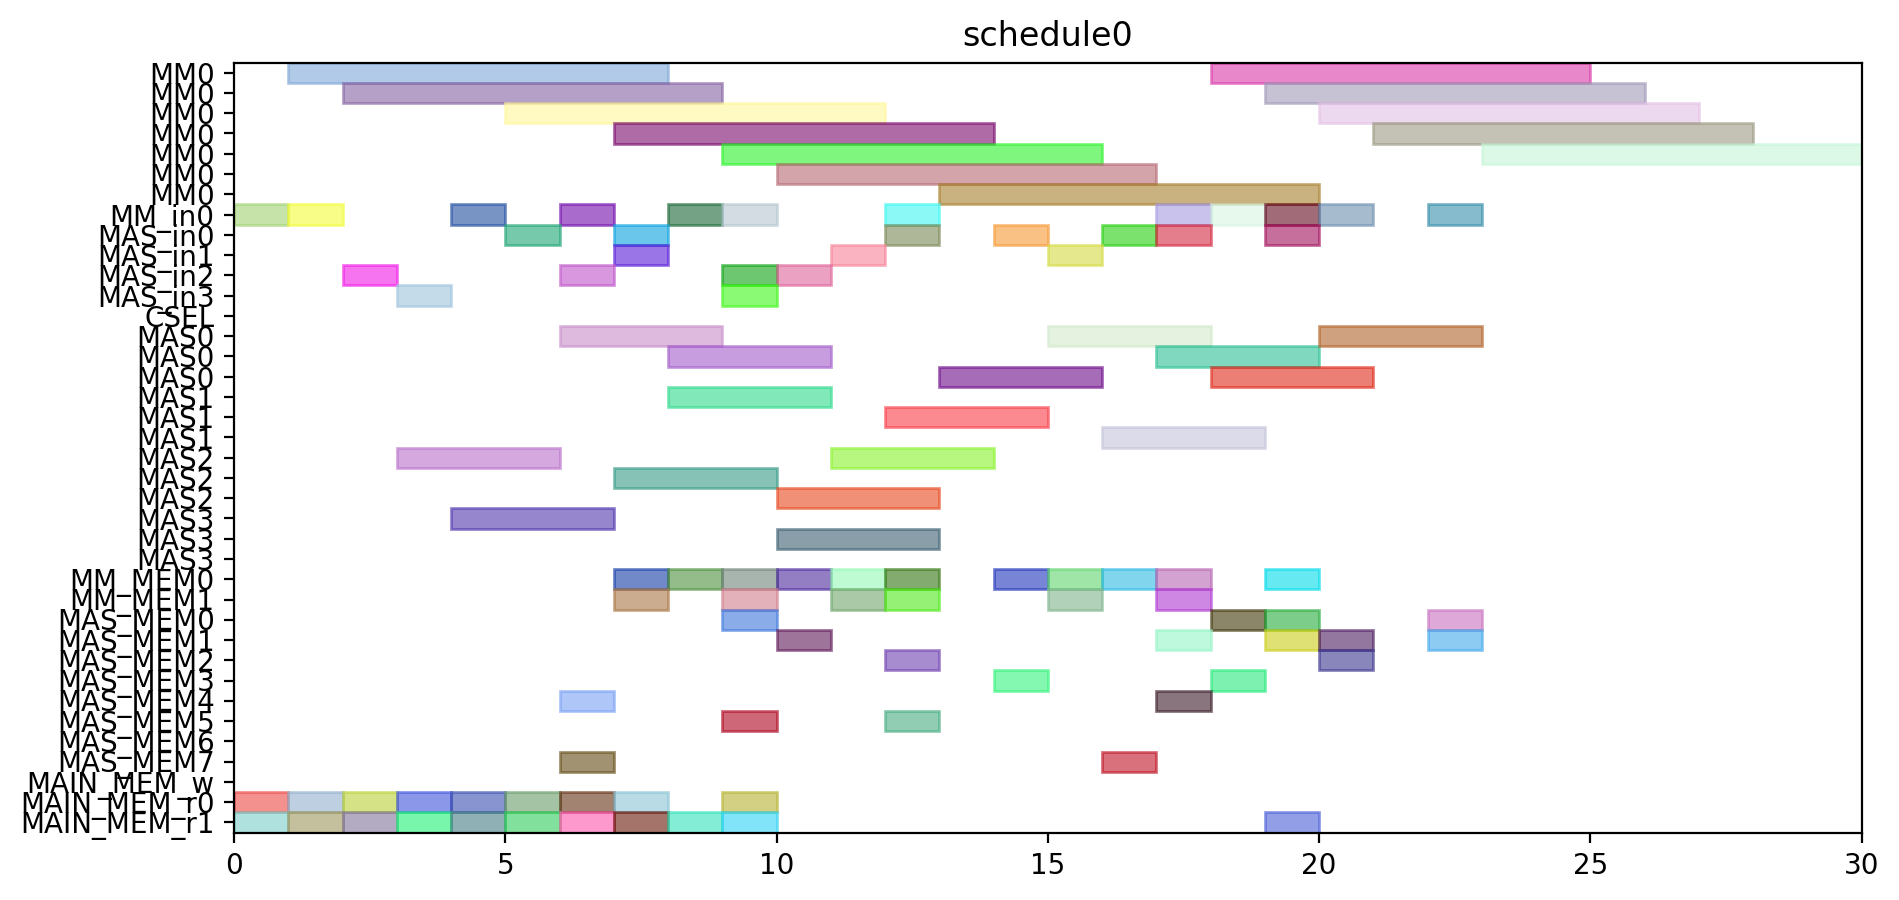

Python code for this plot:
from pyschedule import Scenario, solvers, plotters, alt


def solve():
	horizon = 120
	S = Scenario("schedule0", horizon=horizon)

	# resource
	MM = S.Resources('MM', num=1, size=7)
	MM_in = S.Resources('MM_in', num=1)
	MAS_in = S.Resources('MAS_in', num=4)
	CSEL = S.Resource('CSEL')
	MAS = S.Resources('MAS', num=4, size=3, periods=range(1, horizon))
	MM_MEM = S.Resources('MM_MEM', num=2)
	MAS_MEM = S.Resources('MAS_MEM', num=8)
	MAIN_MEM_w = S.Resource('MAIN_MEM_w', size=1)
	MAIN_MEM_r = S.Resources('MAIN_MEM_r', num=2)

	# result of previous scheduling

	# new tasks
	t0 = S.Task('t0', length=7, delay_cost=1)
	t0 += alt(MM)
	t0_in = S.Task('t0_in', length=1, delay_cost=1)
	t0_in += alt(MM_in)
	S += t0_in*MM_in[0]<=t0*MM[0]
	t0_mem0 = S.Task('t0_mem0', length=1, delay_cost=1)
	t0_mem0 += MAIN_MEM_r[0]
	S += t0_mem0 <= t0

	t0_mem1 = S.Task('t0_mem1', length=1, delay_cost=1)
	t0_mem1 += MAIN_MEM_r[1]
	S += t0_mem1 <= t0

	t1 = S.Task('t1', length=7, delay_cost=1)
	t1 += alt(MM)
	t1_in = S.Task('t1_in', length=1, delay_cost=1)
	t1_in += alt(MM_in)
	S += t1_in*MM_in[0]<=t1*MM[0]
	t1_mem0 = S.Task('t1_mem0', length=1, delay_cost=1)
	t1_mem0 += MAIN_MEM_r[0]
	S += t1_mem0 <= t1

	t1_mem1 = S.Task('t1_mem1', length=1, delay_cost=1)
	t1_mem1 += MAIN_MEM_r[1]
	S += t1_mem1 <= t1

	t2 = S.Task('t2', length=7, delay_cost=1)
	t2 += alt(MM)
	t2_in = S.Task('t2_in', length=1, delay_cost=1)
	t2_in += alt(MM_in)
	S += t2_in*MM_in[0]<=t2*MM[0]
	t2_mem0 = S.Task('t2_mem0', length=1, delay_cost=1)
	t2_mem0 += MAIN_MEM_r[0]
	S += t2_mem0 <= t2

	t2_mem1 = S.Task('t2_mem1', length=1, delay_cost=1)
	t2_mem1 += MAIN_MEM_r[1]
	S += t2_mem1 <= t2

	t3 = S.Task('t3', length=3, delay_cost=1)
	t3 += alt(MAS)
	t3_in = S.Task('t3_in', length=1, delay_cost=1)
	t3_in += alt(MAS_in)
	S += t3_in*MAS_in[0]<=t3*MAS[0]

	S += t3_in*MAS_in[1]<=t3*MAS[1]

	S += t3_in*MAS_in[2]<=t3*MAS[2]

	S += t3_in*MAS_in[3]<=t3*MAS[3]

	t3_mem0 = S.Task('t3_mem0', length=1, delay_cost=1)
	t3_mem0 += MAIN_MEM_r[0]
	S += t3_mem0 <= t3

	t3_mem1 = S.Task('t3_mem1', length=1, delay_cost=1)
	t3_mem1 += MAIN_MEM_r[1]
	S += t3_mem1 <= t3

	t4 = S.Task('t4', length=3, delay_cost=1)
	t4 += alt(MAS)
	t4_in = S.Task('t4_in', length=1, delay_cost=1)
	t4_in += alt(MAS_in)
	S += t4_in*MAS_in[0]<=t4*MAS[0]

	S += t4_in*MAS_in[1]<=t4*MAS[1]

	S += t4_in*MAS_in[2]<=t4*MAS[2]

	S += t4_in*MAS_in[3]<=t4*MAS[3]

	t4_mem0 = S.Task('t4_mem0', length=1, delay_cost=1)
	t4_mem0 += MAIN_MEM_r[0]
	S += t4_mem0 <= t4

	t4_mem1 = S.Task('t4_mem1', length=1, delay_cost=1)
	t4_mem1 += MAIN_MEM_r[1]
	S += t4_mem1 <= t4

	t8 = S.Task('t8', length=3, delay_cost=1)
	t8 += alt(MAS)
	t8_in = S.Task('t8_in', length=1, delay_cost=1)
	t8_in += alt(MAS_in)
	S += t8_in*MAS_in[0]<=t8*MAS[0]

	S += t8_in*MAS_in[1]<=t8*MAS[1]

	S += t8_in*MAS_in[2]<=t8*MAS[2]

	S += t8_in*MAS_in[3]<=t8*MAS[3]

	t8_mem0 = S.Task('t8_mem0', length=1, delay_cost=1)
	t8_mem0 += MAIN_MEM_r[0]
	S += t8_mem0 <= t8

	t8_mem1 = S.Task('t8_mem1', length=1, delay_cost=1)
	t8_mem1 += MAIN_MEM_r[1]
	S += t8_mem1 <= t8

	t9 = S.Task('t9', length=3, delay_cost=1)
	t9 += alt(MAS)
	t9_in = S.Task('t9_in', length=1, delay_cost=1)
	t9_in += alt(MAS_in)
	S += t9_in*MAS_in[0]<=t9*MAS[0]

	S += t9_in*MAS_in[1]<=t9*MAS[1]

	S += t9_in*MAS_in[2]<=t9*MAS[2]

	S += t9_in*MAS_in[3]<=t9*MAS[3]

	t9_mem0 = S.Task('t9_mem0', length=1, delay_cost=1)
	t9_mem0 += MAIN_MEM_r[0]
	S += t9_mem0 <= t9

	t9_mem1 = S.Task('t9_mem1', length=1, delay_cost=1)
	t9_mem1 += MAIN_MEM_r[1]
	S += t9_mem1 <= t9

	t13 = S.Task('t13', length=3, delay_cost=1)
	t13 += alt(MAS)
	t13_in = S.Task('t13_in', length=1, delay_cost=1)
	t13_in += alt(MAS_in)
	S += t13_in*MAS_in[0]<=t13*MAS[0]

	S += t13_in*MAS_in[1]<=t13*MAS[1]

	S += t13_in*MAS_in[2]<=t13*MAS[2]

	S += t13_in*MAS_in[3]<=t13*MAS[3]

	t13_mem0 = S.Task('t13_mem0', length=1, delay_cost=1)
	t13_mem0 += MAIN_MEM_r[0]
	S += t13_mem0 <= t13

	t13_mem1 = S.Task('t13_mem1', length=1, delay_cost=1)
	t13_mem1 += MAIN_MEM_r[1]
	S += t13_mem1 <= t13

	t14 = S.Task('t14', length=3, delay_cost=1)
	t14 += alt(MAS)
	t14_in = S.Task('t14_in', length=1, delay_cost=1)
	t14_in += alt(MAS_in)
	S += t14_in*MAS_in[0]<=t14*MAS[0]

	S += t14_in*MAS_in[1]<=t14*MAS[1]

	S += t14_in*MAS_in[2]<=t14*MAS[2]

	S += t14_in*MAS_in[3]<=t14*MAS[3]

	t14_mem0 = S.Task('t14_mem0', length=1, delay_cost=1)
	t14_mem0 += MAIN_MEM_r[0]
	S += t14_mem0 <= t14

	t14_mem1 = S.Task('t14_mem1', length=1, delay_cost=1)
	t14_mem1 += MAIN_MEM_r[1]
	S += t14_mem1 <= t14

	t5 = S.Task('t5', length=7, delay_cost=1)
	t5 += alt(MM)
	t5_in = S.Task('t5_in', length=1, delay_cost=1)
	t5_in += alt(MM_in)
	S += t5_in*MM_in[0]<=t5*MM[0]
	t5_mem0 = S.Task('t5_mem0', length=1, delay_cost=1)
	t5_mem0 += alt(MAS_MEM)
	S += (t3*MAS[0])-1 < t5_mem0*MAS_MEM[0]
	S += (t3*MAS[1])-1 < t5_mem0*MAS_MEM[2]
	S += (t3*MAS[2])-1 < t5_mem0*MAS_MEM[4]
	S += (t3*MAS[3])-1 < t5_mem0*MAS_MEM[6]
	S += t5_mem0 <= t5

	t5_mem1 = S.Task('t5_mem1', length=1, delay_cost=1)
	t5_mem1 += alt(MAS_MEM)
	S += (t4*MAS[0])-1 < t5_mem1*MAS_MEM[1]
	S += (t4*MAS[1])-1 < t5_mem1*MAS_MEM[3]
	S += (t4*MAS[2])-1 < t5_mem1*MAS_MEM[5]
	S += (t4*MAS[3])-1 < t5_mem1*MAS_MEM[7]
	S += t5_mem1 <= t5

	t6 = S.Task('t6', length=3, delay_cost=1)
	t6 += alt(MAS)
	t6_in = S.Task('t6_in', length=1, delay_cost=1)
	t6_in += alt(MAS_in)
	S += t6_in*MAS_in[0]<=t6*MAS[0]

	S += t6_in*MAS_in[1]<=t6*MAS[1]

	S += t6_in*MAS_in[2]<=t6*MAS[2]

	S += t6_in*MAS_in[3]<=t6*MAS[3]

	t6_mem0 = S.Task('t6_mem0', length=1, delay_cost=1)
	t6_mem0 += alt(MM_MEM)
	S += (t0*MM[0])-1 < t6_mem0*MM_MEM[0]
	S += t6_mem0 <= t6

	t6_mem1 = S.Task('t6_mem1', length=1, delay_cost=1)
	t6_mem1 += alt(MM_MEM)
	S += (t1*MM[0])-1 < t6_mem1*MM_MEM[1]
	S += t6_mem1 <= t6

	t10 = S.Task('t10', length=7, delay_cost=1)
	t10 += alt(MM)
	t10_in = S.Task('t10_in', length=1, delay_cost=1)
	t10_in += alt(MM_in)
	S += t10_in*MM_in[0]<=t10*MM[0]
	t10_mem0 = S.Task('t10_mem0', length=1, delay_cost=1)
	t10_mem0 += alt(MAS_MEM)
	S += (t8*MAS[0])-1 < t10_mem0*MAS_MEM[0]
	S += (t8*MAS[1])-1 < t10_mem0*MAS_MEM[2]
	S += (t8*MAS[2])-1 < t10_mem0*MAS_MEM[4]
	S += (t8*MAS[3])-1 < t10_mem0*MAS_MEM[6]
	S += t10_mem0 <= t10

	t10_mem1 = S.Task('t10_mem1', length=1, delay_cost=1)
	t10_mem1 += alt(MAS_MEM)
	S += (t9*MAS[0])-1 < t10_mem1*MAS_MEM[1]
	S += (t9*MAS[1])-1 < t10_mem1*MAS_MEM[3]
	S += (t9*MAS[2])-1 < t10_mem1*MAS_MEM[5]
	S += (t9*MAS[3])-1 < t10_mem1*MAS_MEM[7]
	S += t10_mem1 <= t10

	t11 = S.Task('t11', length=3, delay_cost=1)
	t11 += alt(MAS)
	t11_in = S.Task('t11_in', length=1, delay_cost=1)
	t11_in += alt(MAS_in)
	S += t11_in*MAS_in[0]<=t11*MAS[0]

	S += t11_in*MAS_in[1]<=t11*MAS[1]

	S += t11_in*MAS_in[2]<=t11*MAS[2]

	S += t11_in*MAS_in[3]<=t11*MAS[3]

	t11_mem0 = S.Task('t11_mem0', length=1, delay_cost=1)
	t11_mem0 += alt(MM_MEM)
	S += (t1*MM[0])-1 < t11_mem0*MM_MEM[0]
	S += t11_mem0 <= t11

	t11_mem1 = S.Task('t11_mem1', length=1, delay_cost=1)
	t11_mem1 += alt(MM_MEM)
	S += (t2*MM[0])-1 < t11_mem1*MM_MEM[1]
	S += t11_mem1 <= t11

	t15 = S.Task('t15', length=7, delay_cost=1)
	t15 += alt(MM)
	t15_in = S.Task('t15_in', length=1, delay_cost=1)
	t15_in += alt(MM_in)
	S += t15_in*MM_in[0]<=t15*MM[0]
	t15_mem0 = S.Task('t15_mem0', length=1, delay_cost=1)
	t15_mem0 += alt(MAS_MEM)
	S += (t13*MAS[0])-1 < t15_mem0*MAS_MEM[0]
	S += (t13*MAS[1])-1 < t15_mem0*MAS_MEM[2]
	S += (t13*MAS[2])-1 < t15_mem0*MAS_MEM[4]
	S += (t13*MAS[3])-1 < t15_mem0*MAS_MEM[6]
	S += t15_mem0 <= t15

	t15_mem1 = S.Task('t15_mem1', length=1, delay_cost=1)
	t15_mem1 += alt(MAS_MEM)
	S += (t14*MAS[0])-1 < t15_mem1*MAS_MEM[1]
	S += (t14*MAS[1])-1 < t15_mem1*MAS_MEM[3]
	S += (t14*MAS[2])-1 < t15_mem1*MAS_MEM[5]
	S += (t14*MAS[3])-1 < t15_mem1*MAS_MEM[7]
	S += t15_mem1 <= t15

	t16 = S.Task('t16', length=3, delay_cost=1)
	t16 += alt(MAS)
	t16_in = S.Task('t16_in', length=1, delay_cost=1)
	t16_in += alt(MAS_in)
	S += t16_in*MAS_in[0]<=t16*MAS[0]

	S += t16_in*MAS_in[1]<=t16*MAS[1]

	S += t16_in*MAS_in[2]<=t16*MAS[2]

	S += t16_in*MAS_in[3]<=t16*MAS[3]

	t16_mem0 = S.Task('t16_mem0', length=1, delay_cost=1)
	t16_mem0 += alt(MM_MEM)
	S += (t0*MM[0])-1 < t16_mem0*MM_MEM[0]
	S += t16_mem0 <= t16

	t16_mem1 = S.Task('t16_mem1', length=1, delay_cost=1)
	t16_mem1 += alt(MM_MEM)
	S += (t2*MM[0])-1 < t16_mem1*MM_MEM[1]
	S += t16_mem1 <= t16

	t18 = S.Task('t18', length=3, delay_cost=1)
	t18 += alt(MAS)
	t18_in = S.Task('t18_in', length=1, delay_cost=1)
	t18_in += alt(MAS_in)
	S += t18_in*MAS_in[0]<=t18*MAS[0]

	S += t18_in*MAS_in[1]<=t18*MAS[1]

	S += t18_in*MAS_in[2]<=t18*MAS[2]

	S += t18_in*MAS_in[3]<=t18*MAS[3]

	t18_mem0 = S.Task('t18_mem0', length=1, delay_cost=1)
	t18_mem0 += alt(MM_MEM)
	S += (t0*MM[0])-1 < t18_mem0*MM_MEM[0]
	S += t18_mem0 <= t18

	t18_mem1 = S.Task('t18_mem1', length=1, delay_cost=1)
	t18_mem1 += alt(MM_MEM)
	S += (t0*MM[0])-1 < t18_mem1*MM_MEM[1]
	S += t18_mem1 <= t18

	t20 = S.Task('t20', length=7, delay_cost=1)
	t20 += alt(MM)
	t20_in = S.Task('t20_in', length=1, delay_cost=1)
	t20_in += alt(MM_in)
	S += t20_in*MM_in[0]<=t20*MM[0]
	t20_mem0 = S.Task('t20_mem0', length=1, delay_cost=1)
	t20_mem0 += alt(MM_MEM)
	S += (t2*MM[0])-1 < t20_mem0*MM_MEM[0]
	S += t20_mem0 <= t20

	t20_mem1 = S.Task('t20_mem1', length=1, delay_cost=1)
	t20_mem1 += MAIN_MEM_r[1]
	S += t20_mem1 <= t20

	t7 = S.Task('t7', length=3, delay_cost=1)
	t7 += alt(MAS)
	t7_in = S.Task('t7_in', length=1, delay_cost=1)
	t7_in += alt(MAS_in)
	S += t7_in*MAS_in[0]<=t7*MAS[0]

	S += t7_in*MAS_in[1]<=t7*MAS[1]

	S += t7_in*MAS_in[2]<=t7*MAS[2]

	S += t7_in*MAS_in[3]<=t7*MAS[3]

	t7_mem0 = S.Task('t7_mem0', length=1, delay_cost=1)
	t7_mem0 += alt(MM_MEM)
	S += (t5*MM[0])-1 < t7_mem0*MM_MEM[0]
	S += t7_mem0 <= t7

	t7_mem1 = S.Task('t7_mem1', length=1, delay_cost=1)
	t7_mem1 += alt(MAS_MEM)
	S += (t6*MAS[0])-1 < t7_mem1*MAS_MEM[1]
	S += (t6*MAS[1])-1 < t7_mem1*MAS_MEM[3]
	S += (t6*MAS[2])-1 < t7_mem1*MAS_MEM[5]
	S += (t6*MAS[3])-1 < t7_mem1*MAS_MEM[7]
	S += t7_mem1 <= t7

	t12 = S.Task('t12', length=3, delay_cost=1)
	t12 += alt(MAS)
	t12_in = S.Task('t12_in', length=1, delay_cost=1)
	t12_in += alt(MAS_in)
	S += t12_in*MAS_in[0]<=t12*MAS[0]

	S += t12_in*MAS_in[1]<=t12*MAS[1]

	S += t12_in*MAS_in[2]<=t12*MAS[2]

	S += t12_in*MAS_in[3]<=t12*MAS[3]

	t12_mem0 = S.Task('t12_mem0', length=1, delay_cost=1)
	t12_mem0 += alt(MM_MEM)
	S += (t10*MM[0])-1 < t12_mem0*MM_MEM[0]
	S += t12_mem0 <= t12

	t12_mem1 = S.Task('t12_mem1', length=1, delay_cost=1)
	t12_mem1 += alt(MAS_MEM)
	S += (t11*MAS[0])-1 < t12_mem1*MAS_MEM[1]
	S += (t11*MAS[1])-1 < t12_mem1*MAS_MEM[3]
	S += (t11*MAS[2])-1 < t12_mem1*MAS_MEM[5]
	S += (t11*MAS[3])-1 < t12_mem1*MAS_MEM[7]
	S += t12_mem1 <= t12

	t17 = S.Task('t17', length=3, delay_cost=1)
	t17 += alt(MAS)
	t17_in = S.Task('t17_in', length=1, delay_cost=1)
	t17_in += alt(MAS_in)
	S += t17_in*MAS_in[0]<=t17*MAS[0]

	S += t17_in*MAS_in[1]<=t17*MAS[1]

	S += t17_in*MAS_in[2]<=t17*MAS[2]

	S += t17_in*MAS_in[3]<=t17*MAS[3]

	t17_mem0 = S.Task('t17_mem0', length=1, delay_cost=1)
	t17_mem0 += alt(MM_MEM)
	S += (t15*MM[0])-1 < t17_mem0*MM_MEM[0]
	S += t17_mem0 <= t17

	t17_mem1 = S.Task('t17_mem1', length=1, delay_cost=1)
	t17_mem1 += alt(MAS_MEM)
	S += (t16*MAS[0])-1 < t17_mem1*MAS_MEM[1]
	S += (t16*MAS[1])-1 < t17_mem1*MAS_MEM[3]
	S += (t16*MAS[2])-1 < t17_mem1*MAS_MEM[5]
	S += (t16*MAS[3])-1 < t17_mem1*MAS_MEM[7]
	S += t17_mem1 <= t17

	t19 = S.Task('t19', length=3, delay_cost=1)
	t19 += alt(MAS)
	t19_in = S.Task('t19_in', length=1, delay_cost=1)
	t19_in += alt(MAS_in)
	S += t19_in*MAS_in[0]<=t19*MAS[0]

	S += t19_in*MAS_in[1]<=t19*MAS[1]

	S += t19_in*MAS_in[2]<=t19*MAS[2]

	S += t19_in*MAS_in[3]<=t19*MAS[3]

	t19_mem0 = S.Task('t19_mem0', length=1, delay_cost=1)
	t19_mem0 += alt(MM_MEM)
	S += (t0*MM[0])-1 < t19_mem0*MM_MEM[0]
	S += t19_mem0 <= t19

	t19_mem1 = S.Task('t19_mem1', length=1, delay_cost=1)
	t19_mem1 += alt(MAS_MEM)
	S += (t18*MAS[0])-1 < t19_mem1*MAS_MEM[1]
	S += (t18*MAS[1])-1 < t19_mem1*MAS_MEM[3]
	S += (t18*MAS[2])-1 < t19_mem1*MAS_MEM[5]
	S += (t18*MAS[3])-1 < t19_mem1*MAS_MEM[7]
	S += t19_mem1 <= t19

	t21 = S.Task('t21', length=3, delay_cost=1)
	t21 += alt(MAS)
	t21_in = S.Task('t21_in', length=1, delay_cost=1)
	t21_in += alt(MAS_in)
	S += t21_in*MAS_in[0]<=t21*MAS[0]

	S += t21_in*MAS_in[1]<=t21*MAS[1]

	S += t21_in*MAS_in[2]<=t21*MAS[2]

	S += t21_in*MAS_in[3]<=t21*MAS[3]

	t21_mem0 = S.Task('t21_mem0', length=1, delay_cost=1)
	t21_mem0 += alt(MM_MEM)
	S += (t1*MM[0])-1 < t21_mem0*MM_MEM[0]
	S += t21_mem0 <= t21

	t21_mem1 = S.Task('t21_mem1', length=1, delay_cost=1)
	t21_mem1 += alt(MM_MEM)
	S += (t20*MM[0])-1 < t21_mem1*MM_MEM[1]
	S += t21_mem1 <= t21

	t22 = S.Task('t22', length=3, delay_cost=1)
	t22 += alt(MAS)
	t22_in = S.Task('t22_in', length=1, delay_cost=1)
	t22_in += alt(MAS_in)
	S += t22_in*MAS_in[0]<=t22*MAS[0]

	S += t22_in*MAS_in[1]<=t22*MAS[1]

	S += t22_in*MAS_in[2]<=t22*MAS[2]

	S += t22_in*MAS_in[3]<=t22*MAS[3]

	t22_mem0 = S.Task('t22_mem0', length=1, delay_cost=1)
	t22_mem0 += alt(MM_MEM)
	S += (t1*MM[0])-1 < t22_mem0*MM_MEM[0]
	S += t22_mem0 <= t22

	t22_mem1 = S.Task('t22_mem1', length=1, delay_cost=1)
	t22_mem1 += alt(MM_MEM)
	S += (t20*MM[0])-1 < t22_mem1*MM_MEM[1]
	S += t22_mem1 <= t22

	t23 = S.Task('t23', length=7, delay_cost=1)
	t23 += alt(MM)
	t23_in = S.Task('t23_in', length=1, delay_cost=1)
	t23_in += alt(MM_in)
	S += t23_in*MM_in[0]<=t23*MM[0]
	t23_mem0 = S.Task('t23_mem0', length=1, delay_cost=1)
	t23_mem0 += alt(MAS_MEM)
	S += (t17*MAS[0])-1 < t23_mem0*MAS_MEM[0]
	S += (t17*MAS[1])-1 < t23_mem0*MAS_MEM[2]
	S += (t17*MAS[2])-1 < t23_mem0*MAS_MEM[4]
	S += (t17*MAS[3])-1 < t23_mem0*MAS_MEM[6]
	S += t23_mem0 <= t23

	t23_mem1 = S.Task('t23_mem1', length=1, delay_cost=1)
	t23_mem1 += MAIN_MEM_r[1]
	S += t23_mem1 <= t23

	t25 = S.Task('t25', length=7, delay_cost=1)
	t25 += alt(MM)
	t25_in = S.Task('t25_in', length=1, delay_cost=1)
	t25_in += alt(MM_in)
	S += t25_in*MM_in[0]<=t25*MM[0]
	t25_mem0 = S.Task('t25_mem0', length=1, delay_cost=1)
	t25_mem0 += alt(MAS_MEM)
	S += (t7*MAS[0])-1 < t25_mem0*MAS_MEM[0]
	S += (t7*MAS[1])-1 < t25_mem0*MAS_MEM[2]
	S += (t7*MAS[2])-1 < t25_mem0*MAS_MEM[4]
	S += (t7*MAS[3])-1 < t25_mem0*MAS_MEM[6]
	S += t25_mem0 <= t25

	t25_mem1 = S.Task('t25_mem1', length=1, delay_cost=1)
	t25_mem1 += alt(MAS_MEM)
	S += (t22*MAS[0])-1 < t25_mem1*MAS_MEM[1]
	S += (t22*MAS[1])-1 < t25_mem1*MAS_MEM[3]
	S += (t22*MAS[2])-1 < t25_mem1*MAS_MEM[5]
	S += (t22*MAS[3])-1 < t25_mem1*MAS_MEM[7]
	S += t25_mem1 <= t25

	t27 = S.Task('t27', length=7, delay_cost=1)
	t27 += alt(MM)
	t27_in = S.Task('t27_in', length=1, delay_cost=1)
	t27_in += alt(MM_in)
	S += t27_in*MM_in[0]<=t27*MM[0]
	t27_mem0 = S.Task('t27_mem0', length=1, delay_cost=1)
	t27_mem0 += alt(MAS_MEM)
	S += (t22*MAS[0])-1 < t27_mem0*MAS_MEM[0]
	S += (t22*MAS[1])-1 < t27_mem0*MAS_MEM[2]
	S += (t22*MAS[2])-1 < t27_mem0*MAS_MEM[4]
	S += (t22*MAS[3])-1 < t27_mem0*MAS_MEM[6]
	S += t27_mem0 <= t27

	t27_mem1 = S.Task('t27_mem1', length=1, delay_cost=1)
	t27_mem1 += alt(MAS_MEM)
	S += (t21*MAS[0])-1 < t27_mem1*MAS_MEM[1]
	S += (t21*MAS[1])-1 < t27_mem1*MAS_MEM[3]
	S += (t21*MAS[2])-1 < t27_mem1*MAS_MEM[5]
	S += (t21*MAS[3])-1 < t27_mem1*MAS_MEM[7]
	S += t27_mem1 <= t27

	t28 = S.Task('t28', length=7, delay_cost=1)
	t28 += alt(MM)
	t28_in = S.Task('t28_in', length=1, delay_cost=1)
	t28_in += alt(MM_in)
	S += t28_in*MM_in[0]<=t28*MM[0]
	t28_mem0 = S.Task('t28_mem0', length=1, delay_cost=1)
	t28_mem0 += alt(MAS_MEM)
	S += (t19*MAS[0])-1 < t28_mem0*MAS_MEM[0]
	S += (t19*MAS[1])-1 < t28_mem0*MAS_MEM[2]
	S += (t19*MAS[2])-1 < t28_mem0*MAS_MEM[4]
	S += (t19*MAS[3])-1 < t28_mem0*MAS_MEM[6]
	S += t28_mem0 <= t28

	t28_mem1 = S.Task('t28_mem1', length=1, delay_cost=1)
	t28_mem1 += alt(MAS_MEM)
	S += (t7*MAS[0])-1 < t28_mem1*MAS_MEM[1]
	S += (t7*MAS[1])-1 < t28_mem1*MAS_MEM[3]
	S += (t7*MAS[2])-1 < t28_mem1*MAS_MEM[5]
	S += (t7*MAS[3])-1 < t28_mem1*MAS_MEM[7]
	S += t28_mem1 <= t28

	t29 = S.Task('t29', length=7, delay_cost=1)
	t29 += alt(MM)
	t29_in = S.Task('t29_in', length=1, delay_cost=1)
	t29_in += alt(MM_in)
	S += t29_in*MM_in[0]<=t29*MM[0]
	t29_mem0 = S.Task('t29_mem0', length=1, delay_cost=1)
	t29_mem0 += alt(MAS_MEM)
	S += (t21*MAS[0])-1 < t29_mem0*MAS_MEM[0]
	S += (t21*MAS[1])-1 < t29_mem0*MAS_MEM[2]
	S += (t21*MAS[2])-1 < t29_mem0*MAS_MEM[4]
	S += (t21*MAS[3])-1 < t29_mem0*MAS_MEM[6]
	S += t29_mem0 <= t29

	t29_mem1 = S.Task('t29_mem1', length=1, delay_cost=1)
	t29_mem1 += alt(MAS_MEM)
	S += (t12*MAS[0])-1 < t29_mem1*MAS_MEM[1]
	S += (t12*MAS[1])-1 < t29_mem1*MAS_MEM[3]
	S += (t12*MAS[2])-1 < t29_mem1*MAS_MEM[5]
	S += (t12*MAS[3])-1 < t29_mem1*MAS_MEM[7]
	S += t29_mem1 <= t29

	solvers.mip.solve(S,msg=1,kind='CPLEX',ratio_gap=1.01)

	solution = [['hoge']*len(S.solution()[1]) for i in range(len(S.solution()))]
	for i in range(len(S.solution())):
		for j in range(len(S.solution()[i])):
			solution[i][j]=str(S.solution()[i][j])
	print(solution)

	cycles = int(solution[-1][3])

	pic_file_name = "/home/mfukuda/ABE/multiRAM_multiMAS_16mux/scheduling_result/stage7MM1_stage3MAS4/EP_ADD_A_0/schedule0.png"
	if(S.solution() != []):
		plotters.matplotlib.plot(S,img_filename=pic_file_name, show_task_labels=False, fig_size=(cycles*0.25+3, 5))

	return solution
